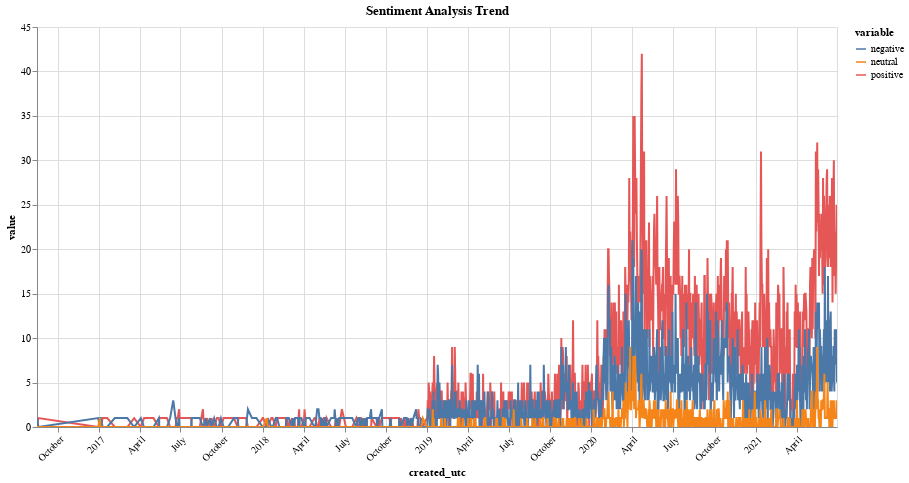

Notebook cell for this chart:
### Code cell
selection = alt.selection_multi(fields=['color'], bind='legend')

sentiment_trend = alt.Chart(sentiment_analysis_df, title='Sentiment Analysis Trend').mark_line().encode(
        x=alt.X(
            "created_utc",
            axis=alt.Axis(title="created_utc")
        ),
        y='value',
        color='variable:N',
    ).properties(
        width=800,
        height=400
    ).configure_axisX(
        labelAngle=-45,
    ).interactive().add_selection(
        selection
    )

sentiment_trend

### Figure 1 — Vega-Lite specification as saved in the notebook (floating-point values rounded to 4 significant figures; data arrays with more than 128 entries replaced by an {"elided": "..."} marker saying what was removed)
{"config": {"view": {"continuousWidth": 400, "continuousHeight": 300}, "axisX": {"labelAngle": -45}}, "data": {"name": "data-ff8bd36374166e28c0db8543a155c997"}, "mark": "line", "encoding": {"color": {"type": "nominal", "field": "variable"}, "x": {"type": "temporal", "axis": {"title": "created_utc"}, "field": "created_utc"}, "y": {"type": "quantitative", "field": "value"}}, "height": 400, "selection": {"selector054": {"type": "interval", "bind": "scales", "encodings": ["x", "y"]}, "selector053": {"type": "multi", "fields": ["color"], "bind": "legend"}}, "title": "Sentiment Analysis Trend", "width": 800, "$schema": "https://vega.github.io/schema/vega-lite/v4.8.1.json", "datasets": {"data-ff8bd36374166e28c0db8543a155c997": {"elided": "3198 records"}}}
